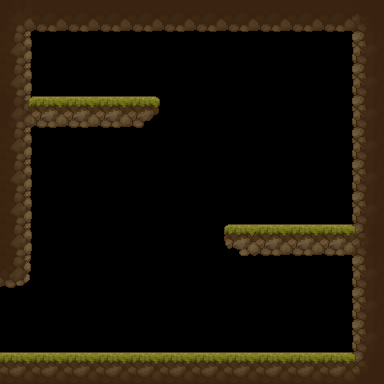

This is a level from a 2D game, rendered from its Tiled map with the project's own tilesets. A one-line summary and the complete map file follow:
An orthogonal 12x12 tile map with 32x32 px tiles, 1 tile layer (terrain), 1 hidden layer not drawn.

<map version="1.10" tiledversion="1.11.2" orientation="orthogonal" renderorder="right-down" width="12" height="12" tilewidth="32" tileheight="32" infinite="0" nextlayerid="8" nextobjectid="1">
 <tileset firstgid="1" source="2D-Platformer-Tileset.tsx" />
 <layer id="1" name="prototype" width="12" height="12" visible="0">
  <data encoding="csv">
18,18,18,18,18,18,18,18,18,18,18,18,
18,32,32,32,32,32,32,32,32,32,32,18,
18,32,32,32,32,32,32,32,32,32,32,18,
18,18,18,18,18,32,32,32,32,32,32,18,
18,32,32,32,32,32,32,32,32,32,32,18,
18,32,32,32,32,32,32,32,32,32,32,18,
18,32,32,32,32,32,32,32,32,32,32,18,
18,32,32,32,32,32,32,18,18,18,18,18,
18,32,32,32,32,32,32,32,32,32,32,18,
32,32,32,32,32,32,32,32,32,32,32,18,
32,32,32,32,32,32,32,32,32,32,32,18,
18,18,18,18,18,18,18,18,18,18,18,18
</data>
 </layer>
 <layer id="7" name="terrain" width="12" height="12">
  <properties>
   <property name="unity:sortingLayer" value="Ground" />
  </properties>
  <data encoding="csv">
126,34,34,34,34,34,34,34,34,34,34,215,
19,16,16,16,16,16,16,16,16,16,16,17,
19,16,16,16,16,16,0,0,0,0,16,17,
217,194,194,194,252,16,0,0,0,0,16,17,
19,16,16,16,16,16,0,0,0,0,16,17,
19,16,0,0,0,0,0,0,0,0,16,17,
19,16,0,0,0,0,16,16,16,16,16,17,
19,16,0,0,0,0,16,55,194,194,194,91,
256,16,0,0,0,0,16,16,16,16,16,17,
16,0,0,0,0,0,0,0,0,0,16,17,
16,16,16,16,16,16,16,16,16,16,16,17,
2,2,2,2,2,2,2,2,2,2,2,123
</data>
 </layer>
</map>
